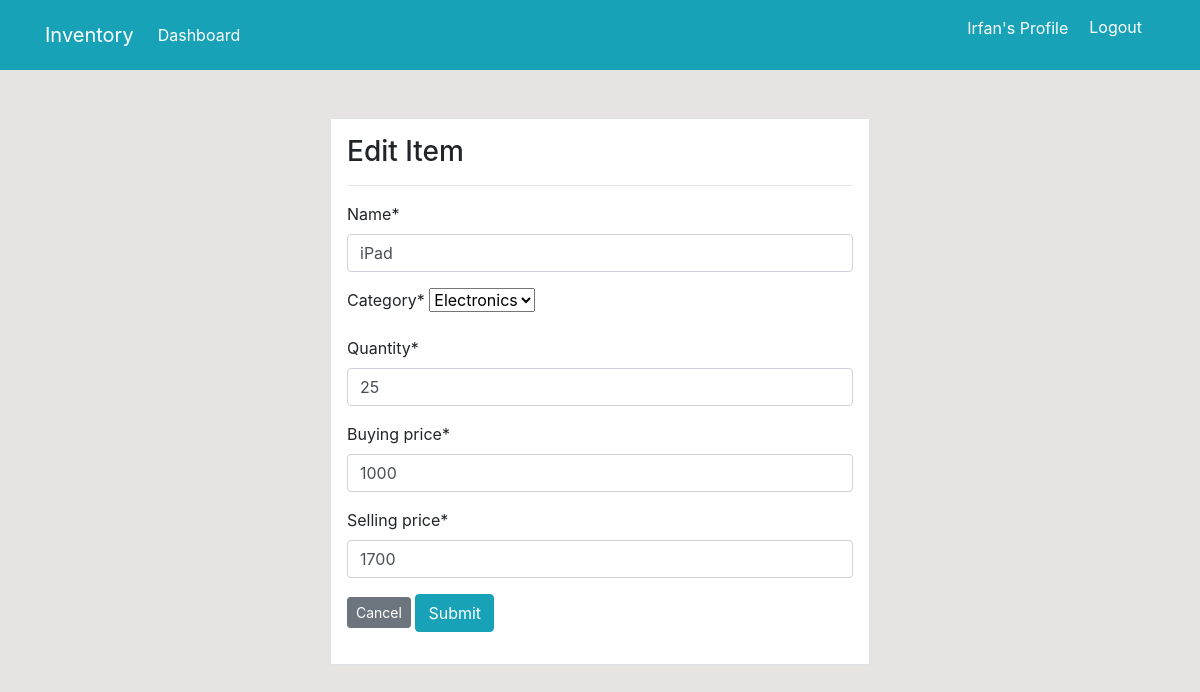
The page /product/update/1 (signed in) on the database its author committed.
### dashboard/models.py (models this page shows, shortened)
class Product(models.Model):
    name = models.CharField(max_length=100, null=True)
    category = models.CharField(max_length=20, choices=CATEGORY, null=True)
    quantity = models.PositiveIntegerField(null=True)
    buying_price = models.PositiveIntegerField(null=True)
    selling_price = models.PositiveIntegerField(null=True)
    class Meta:
        verbose_name_plural = 'Product'

### dashboard/views.py (the view)
# urls.py: path('product/update/<int:pk>', views.product_update, name='dashboard-product-update'),
@login_required(login_url='user-login')
def product_update(request, pk):
    item = Product.objects.get(id=pk)
    if request.method=='POST':
        form = ProductForm(request.POST, instance=item)
        if form.is_valid():
            form.save()
            return redirect('dashboard-product')
    else:
        form = ProductForm(instance=item)
    context ={
        'form': form,
    }
    return render(request, 'dashboard/product_update.html', context)

### dashboard/forms.py
class ProductForm(forms.ModelForm):
    class Meta:
        model = Product
        fields = ['name', 'category', 'quantity', 'buying_price', 'selling_price']

### templates/dashboard/product_update.html (shortened to what this page needs)
{% extends 'partials/base.html' %}
{% load crispy_forms_tags %}
{% block content %}
<div class="container">
    <div class="row mt-5">
        <div class="col-md-6 offset-md-3">
            <div class="border p-3 bg-white">
                <h3>Edit Item</h3>
                <hr>
                <form method="POST">
                    {{ form|crispy }}
                    <a class="btn btn-secondary btn-sm" href="{% url 'dashboard-product' %}">Cancel</a>
                    <input class="btn btn-info" type="submit" valur="Update">
                </form>
</div>
{% endblock %}

### templates/partials/nav.html (shortened to what this page needs)
<nav class="navbar navbar-expand-lg navbar-info bg-info">
    {% if user.is_authenticated %}
    <div class="container">
        <a class="navbar-brand text-white" href="{% url 'dashboard-index' %}">Inventory</a>
        <div class="collapse navbar-collapse" id="navbarSupportedContent">
            <ul class="navbar-nav mr-auto">
                <li class="nav-item active">
                    <a class="nav-link text-white" href="{% url 'dashboard-index' %}">Dashboard </a>
                </li>
            </ul>
            <ul class="navbar-nav ml-auto">
                <li class="nav-item active">
                    <a class="nav-link text-white" href="{% url 'user-profile' %}">{{ user.username }}'s Profile </a>
                </li>
                <li class="nav-item">
                    <form action="{% url 'user-logout' %}" method="POST">
                        <input class="btn text-white" type="submit" value="Logout">
                    </form>
                </li>
            </ul>
    {% endif %}
        </div>
    </div>
</nav>

### static/style.css (style rules this page uses)
body { background: rgb(230, 227, 227); }

### rows shown on the page
Product: name "iPad", category "Electronics", quantity "25", buying_price "1000", selling_price "1700"

### other values the page prints
{{ user.username }} "Irfan"
